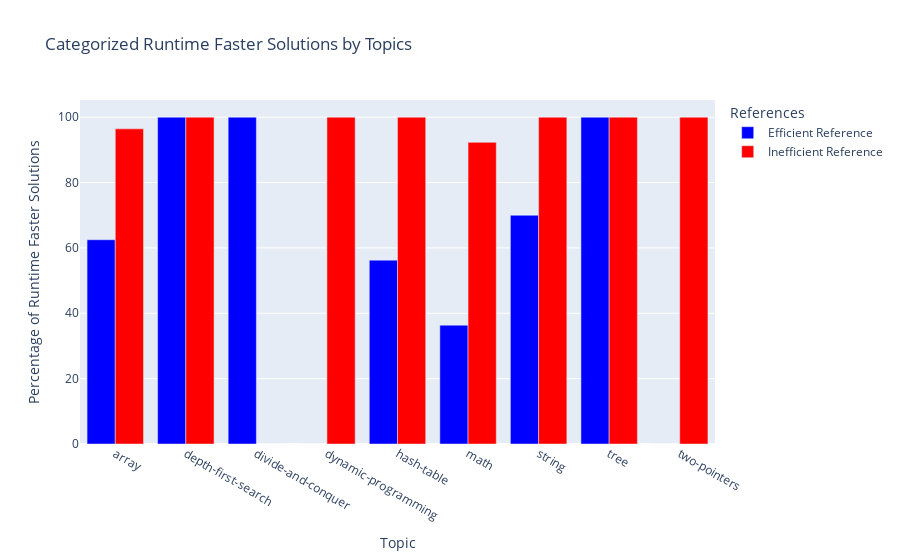
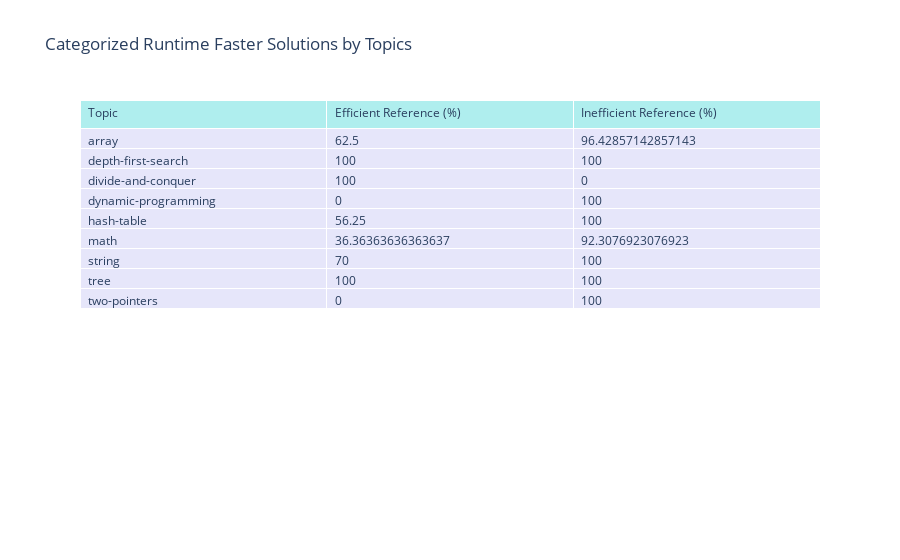

The notebook cell these images were saved under, in order:
### Code cell
import pandas as pd
import plotly.graph_objects as go

llama_codegen_file_1 = "/Users/bisman/Documents/ECS 260/Project github/CodeRefineAI/dataset/P1/balanced_samples_llama_codegen_submissions.json"
llama_diff_with_rt_eff = get_diff(llama_codegen_file_1, REFERENCE_FILE_RT_EFF)
llama_diff_with_rt_ineff = get_diff(llama_codegen_file_1, REFERENCE_FILE_RT_INEFF)

# Print percentage of generated code faster than reference solutions
print("Percentage of Generated Code Faster than Runtime Efficient Reference Solution:", llama_diff_with_rt_eff["percentage_runtime_faster_solutions"])
print("Percentage of Generated Code Faster than Runtime Inefficient Reference Solution:", llama_diff_with_rt_ineff["percentage_runtime_faster_solutions"])

# Convert categorized runtime faster solutions by topics into DataFrames
topics_eff = pd.DataFrame(
    {'Topic': list(llama_diff_with_rt_eff["categorized_rt_faster_solutions_by_topics"]['topics']),
     'Percentage': list(llama_diff_with_rt_eff["categorized_rt_faster_solutions_by_topics"]['percentage_runtime_faster_solutions'])}
)

topics_ineff = pd.DataFrame(
    {'Topic': list(llama_diff_with_rt_ineff["categorized_rt_faster_solutions_by_topics"]['topics']),
     'Percentage': list(llama_diff_with_rt_ineff["categorized_rt_faster_solutions_by_topics"]['percentage_runtime_faster_solutions'])}
)

# Ensure both DataFrames have the same topics
topics = sorted(set(topics_eff['Topic']).union(set(topics_ineff['Topic'])))
topics_eff = topics_eff.set_index('Topic').reindex(topics).fillna(0).reset_index()
topics_ineff = topics_ineff.set_index('Topic').reindex(topics).fillna(0).reset_index()

# ---- Bar Chart: Runtime Faster Solutions by Topics (Grouped) ----
fig = go.Figure()

# Add bars for Efficient Reference
fig.add_trace(go.Bar(
    x=topics_eff['Topic'],
    y=topics_eff['Percentage'],
    name='Efficient Reference',
    marker_color='blue'
))

# Add bars for Inefficient Reference
fig.add_trace(go.Bar(
    x=topics_ineff['Topic'],
    y=topics_ineff['Percentage'],
    name='Inefficient Reference',
    marker_color='red'
))

# Update layout to group the bars and show a legend
fig.update_layout(
    barmode='group',
    title='Categorized Runtime Faster Solutions by Topics',
    xaxis_title='Topic',
    yaxis_title='Percentage of Runtime Faster Solutions',
    xaxis=dict(tickmode='array', tickvals=topics),
    legend_title="References"
)

# Show the plot
fig.show()

# ---- Table: Categorized Runtime Faster Solutions by Topics ----
table_fig = go.Figure(data=[go.Table(
    header=dict(values=['Topic', 'Efficient Reference (%)', 'Inefficient Reference (%)'],
                fill_color='paleturquoise',
                align='left'),
    cells=dict(values=[
        topics_eff['Topic'],
        topics_eff['Percentage'],
        topics_ineff['Percentage']
    ],
    fill_color='lavender',
    align='left'))
])

table_fig.update_layout(title_text="Categorized Runtime Faster Solutions by Topics")
table_fig.show()

# # ---- Print Categorized Runtime Faster Solutions by Difficulty ----
# print("\nCategorized Runtime Faster Solutions by Difficulty (Efficient Reference):")
# print(llama_diff_with_rt_eff["categorized_rt_faster_solutions_by_difficulty"].to_string(index=False))

# print("\nCategorized Runtime Faster Solutions by Difficulty (Inefficient Reference):")
# print(llama_diff_with_rt_ineff["categorized_rt_faster_solutions_by_difficulty"].to_string(index=False))

### Figure 1 — Plotly figure (JSON) as saved in the notebook; plotly's stock layout.template omitted (floating-point values rounded to 4 significant figures)
{"data": [{"marker": {"color": "blue"}, "name": "Efficient Reference", "type": "bar", "x": ["array", "depth-first-search", "divide-and-conquer", "dynamic-programming", "hash-table", "math", "string", "tree", "two-pointers"], "y": [62.5, 100.0, 100.0, 0.0, 56.25, 36.36, 70.0, 100.0, 0.0]}, {"marker": {"color": "red"}, "name": "Inefficient Reference", "type": "bar", "x": ["array", "depth-first-search", "divide-and-conquer", "dynamic-programming", "hash-table", "math", "string", "tree", "two-pointers"], "y": [96.43, 100.0, 0.0, 100.0, 100.0, 92.31, 100.0, 100.0, 100.0]}], "layout": {"barmode": "group", "legend": {"title": {"text": "References"}}, "title": {"text": "Categorized Runtime Faster Solutions by Topics"}, "xaxis": {"tickmode": "array", "tickvals": ["array", "depth-first-search", "divide-and-conquer", "dynamic-programming", "hash-table", "math", "string", "tree", "two-pointers"], "title": {"text": "Topic"}}, "yaxis": {"title": {"text": "Percentage of Runtime Faster Solutions"}}}}

### Figure 2 — Plotly figure (JSON) as saved in the notebook; plotly's stock layout.template omitted (floating-point values rounded to 4 significant figures)
{"data": [{"cells": {"align": "left", "fill": {"color": "lavender"}, "values": [["array", "depth-first-search", "divide-and-conquer", "dynamic-programming", "hash-table", "math", "string", "tree", "two-pointers"], [62.5, 100, 100, 0, 56.25, 36.36, 70, 100, 0], [96.43, 100, 0, 100, 100, 92.31, 100, 100, 100]]}, "header": {"align": "left", "fill": {"color": "paleturquoise"}, "values": ["Topic", "Efficient Reference (%)", "Inefficient Reference (%)"]}, "type": "table"}], "layout": {"title": {"text": "Categorized Runtime Faster Solutions by Topics"}}}
